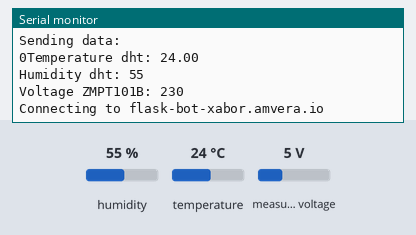
This sketch was run on a simulated ESP8266 (NodeMCU). Parts: the last lines printed to the serial monitor. The inputs (shaded band) are chosen by the test bench; at power-on: humidity 55 %, measured voltage 5 V, temperature 24 °C. WiFi joins after 1.5 s; servers stay silent unless stated.

Above: at 2.8 s.
2.9 s: humidity set to 22 %
At 3.1 s:
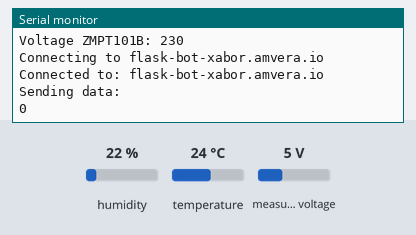
4.4 s: measured voltage set to 0.3 V
At 4.42 s:
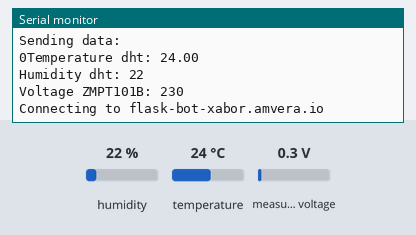
5.9 s: temperature set to 12 °C
At 6.0 s:
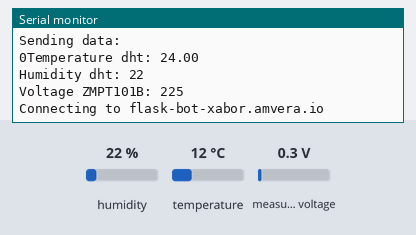
7.4 s: measured voltage set to 3.8 V
At 7.57 s:
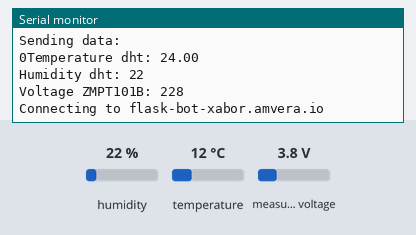
8.9 s: humidity set to 40 %
At 10.21 s:
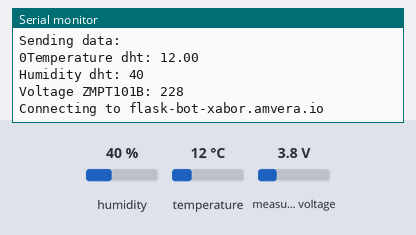
Timing chart, 0 to 11.4 s (numbered marks = the images above; inputs shaded):
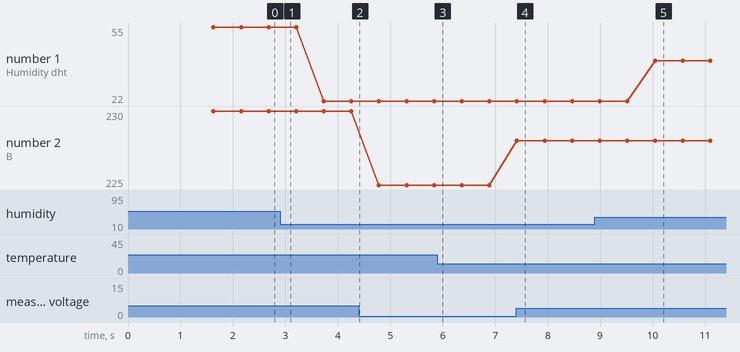

Measured:
- after the input at 7.4 s, the serial monitor: prints a new line at once (image 4)
- after the input at 8.9 s, the serial monitor: prints a new line after 1.2 s (image 5)
- plotted number 1: 55 → 22 after the input at 2.9 s, 22 → 40 after the input at 8.9 s
- plotted number 2: 230 → 225 after the input at 4.4 s, 225 → 228 after the input at 7.4 s

The sketch:

sketch_nov8a.ino
```cpp
#include <ESP8266WiFi.h>
#include <stdlib_noniso.h>
#include <ESP8266HTTPClient.h>
#include <WiFiClientSecure.h>

#include <user_interface.h>
void system_restart(void);

//....................... Параметры WIFI ............................
const char* ssid = "MGTS_GPON_923A";        // Введите имя WIFI сети
const char* password = "5Y3KX67Q";          // Введите пароль WIFI сети

char* ssid1[] = {"MGTS_GPON_923A","buh","POCOX3Pro"}; //list a necessary wifi networks
char* pass1[] = {"5Y3KX67Q","triton273","a1b2c3d4e5f6"}; //list a passwords

//...................... Параметры сервиса ThingsPeak ...............
const char* host1 = "flask-bot-xabor.amvera.io";
//const char* host1 = "192.168.1.73";
const char* host = "api.thingspeak.com";
const char* APIkey   = "H20C8OAJ7KXGE3SS";  // Введите API key thingspeak

int count = 0;

int count_for_restart = 0;

// Generally, you should use "unsigned long" for variables that hold time
// The value will quickly become too large for an int to store
unsigned long previousMillis = 0;        // will store last time LED was updated

// constants won't change :
const long interval = 600000;           // Интервал отправки данных если напряжеине есть и все ОК


//...................... Датчик DHT22 (DHT11) .......................
#include <DHT.h>
#define DHTPIN 4                          // Порт подключения датчика DHT22 или DHT11,
#define DHTTYPE DHT22                     // Тип датчика: DHT22 или DHT11
DHT dht(DHTPIN, DHTTYPE);

//...................... Датчик ZMPT101B .......................
#include <ZMPT101B.h>
#define SENSITIVITY 500.0f
#include "EmonLib.h"

ZMPT101B voltageSensor(A0, 50.0);

//.....................................................................
float t;
int h, voltage;

//===============================================================
void setup()
{
  Serial.begin(115200);
  delay(100);
  Serial.println();
//................Подключение к WIFI сети......................
  WiFi.mode(WIFI_STA);
  Serial.println();
  Serial.print("Connecting to ");
  Serial.println(ssid);
  WiFi.begin(ssid, password);
  while (WiFi.status() != WL_CONNECTED)
  {
    delay(500);
    Serial.print(".");
  }
  Serial.println("");
  Serial.println("WiFi connected");
  Serial.println("IP address: ");
  Serial.println(WiFi.localIP());

 //.......................DHT...................................
  dht.begin();

  //.......................ZMPT101B...................................

  voltageSensor.setSensitivity(SENSITIVITY);

}
//================================================================
void loop()
{
// Если к Wi-Fi подключиться не удалось, то запускается функция перебора известных вайфай сетей
  if (WiFi.status() != WL_CONNECTED) {
    MultiWiFiBegin(); //(auth, ssid, pass);
//    WiFi.begin(ssid, password);
//    delay(5000);
//    Serial.print(".");
//    count_for_restart += 1;
//    if (count_for_restart >= 40) {
//      count_for_restart = 0;
//      system_restart();
//      delay(2000);
//    }

  }

  voltage = voltageSensor.getRmsVoltage();

  if (voltage < 10) {
    voltage = 0;
  }
//.........................DHT.......................................
  h = dht.readHumidity();
  t = dht.readTemperature();
  //h = 90;
  //t = 55;
  //voltage = 0;
  if (isnan(h) || isnan(t))
  {
    Serial.println("Failed to read from DHT sensor!");
    t = 25.0;
    h = 50;
    //return;
  }
  Serial.print("Temperature dht: ");
  Serial.println(t);
  Serial.print("Humidity dht: ");
  Serial.println(h);
  Serial.print("Voltage ZMPT101B: ");
  Serial.println(voltage);
  //..................................................................
  Serial.println("");
  Serial.print("Connecting to ");
  //Serial.println(host); // Thingspeak
  Serial.println(host1);

  WiFiClientSecure client;
  const int httpPort = 443; // 80 is for HTTP / 443 is for HTTPS!

  client.setInsecure(); // this is the magical line that makes everything work

  if (!client.connect(host1, httpPort)) { //works!
    Serial.println("connection failed");
    return;
  }
  else {
    Serial.print("Connected to: ");
    Serial.println(host1);
  }
//......................................................................
  String url = "/update?key=";         // Thingspeak
         url += APIkey;
         url += "&field1=";
         url += t;                     //DHT Температура
         url += "&field2=";
         url += h;                     //DHT Влажность
         url += "&field3=";
         url += voltage;
         url += "\r\n\r\n";

  String url1 = "/ard_update?key=";     // String для другого сервера
         url1 += APIkey;
         url1 += "&field1=";
         url1 += t;                     //DHT Температура
         url1 += "&field2=";
         url1 += h;                     //DHT Влажность
         url1 += "&field3=";
         url1 += voltage;


  Serial.println("Sending data: ");

  Serial.print(count);
  if (voltage == 0 && count < 3) {
    client.println(String("GET ") + url1 + " HTTP/1.1\r\n" +
                 "Host: " + host1 + "\r\n" +
                 "Connection: close\r\n\r\n");
    count = count +1;

    while (client.available())
    {
      String line = client.readStringUntil('\r');
      Serial.print(line);
    }
    Serial.println();

    delay(500);
    client.flush();     // ждем отправки всех данных

    Serial.println("closing connection");


    client.stop();

  }

  else if (voltage > 20 && count > 0) {
    count = 0;
  }

  else {
    unsigned long currentMillis = millis();
    if (currentMillis - previousMillis >= interval) {
    // save the last time you blinked the LED
      previousMillis = currentMillis;
      client.println(String("GET ") + url1 + " HTTP/1.1\r\n" +
                   "Host: " + host1 + "\r\n" +
                   "Connection: close\r\n\r\n");
      while (client.available())
      {
        String line = client.readStringUntil('\r');
        Serial.print(line);
      }
      Serial.println();

      delay(500);
      client.flush();     // ждем отправки всех данных

      Serial.println("closing connection");


      client.stop();

    }

  }

  delay(300);

}

//.........................several wifi.......................................

void MultiWiFiBegin() {
  int ssid_count=0;
  int ssid_mas_size = sizeof(ssid1) / sizeof(ssid1[0]);
  do {
    Serial.println("Trying to connect to wi-fi " + String(ssid[ssid_count]));
    WiFi.begin(ssid1[ssid_count], pass1[ssid_count]);
    int WiFi_timeout_count=0;
    while (WiFi.status() != WL_CONNECTED && WiFi_timeout_count<50) { //waiting 10 sec
      delay(200);
      Serial.print(".");
      ++WiFi_timeout_count;
    }
    if (WiFi.status() == WL_CONNECTED) {
      Serial.println("Connected to WiFi! Now I will check the connection to the Blynk server");
//      Blynk.config(auth);
//      Blynk.connect(5000); //waiting 5 sec
    }
    ++ssid_count;
  }
  while (ssid_count<ssid_mas_size);
  if (ssid_count==ssid_mas_size) {
    Serial.println("I could not connect =( Ignore and move on. but still I will try to connect to wi-fi " + String(ssid[ssid_count-1]));
  }
}
```
